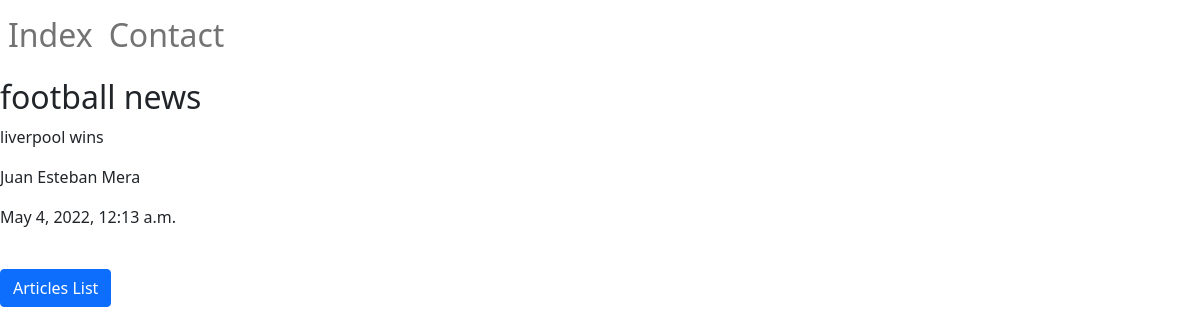
Page /football-2 on the committed database.
### post/models.py (models this page shows, shortened)
class BlogArticle(BaseModel):
    title = models.CharField('Title',max_length=50)
    content = models.TextField('Content')
    slug = models.SlugField(unique=True)
    author = models.ForeignKey(User, on_delete=models.CASCADE)
    online = models.BooleanField('Online', default=True)
    publication = models.DateTimeField('Publication date', auto_now_add=True)

### post/views/article.py (the view)
# urls.py: path('<slug:slug>-<int:id>', ArticleDetailView.as_view(), name="article_detail"),
class ArticleDetailView(DetailView):
    model = BlogArticle
    template_name = "post/article_detail.html"

### libraries/manager.py (called while the page is built)
    def get_queryset(self):
        return super().get_queryset().filter(deleted=False)

### templates/post/article_detail.html
{% extends "base/base.html" %} {% load widget_tweaks %}  {% load static %}
{% block content %}
    <div>
        <h2>{{ object.title }}</h2>
        <p>{{ object.content }}</p>
        <p>{{ object.author.get_full_name|default:object.author.username }}</p>
        <p>{{ object.publication }}</p>
    </div>
    <br>
    <a href="{% url 'post:index'%}" class="btn btn-primary">Articles List</a>
{% endblock %}

### rows in the picture
BlogArticle: title "football news", content "liverpool wins", author.get_full_name "Juan Esteban Mera", publication "May 4, 2022, 12:13 a.m."
